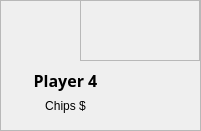
  <widget class="QFrame" name="P4">
   <property name="geometry">
    <rect>
     <x>950</x>
     <y>80</y>
     <width>201</width>
     <height>131</height>
    </rect>
   </property>
   <property name="frameShape">
    <enum>QFrame::StyledPanel</enum>
   </property>
   <property name="frameShadow">
    <enum>QFrame::Raised</enum>
   </property>
   <widget class="QLabel" name="NameP4">
    <property name="geometry">
     <rect>
      <x>30</x>
      <y>70</y>
      <width>71</width>
      <height>21</height>
     </rect>
    </property>
    <property name="font">
     <font>
      <family>Yu Gothic UI Semibold</family>
      <pointsize>12</pointsize>
      <bold>true</bold>
     </font>
    </property>
    <property name="styleSheet">
     <string notr="true">color: rgb(0, 0, 0);</string>
    </property>
    <property name="text">
     <string>Player 4</string>
    </property>
    <property name="alignment">
     <set>Qt::AlignCenter</set>
    </property>
   </widget>
   <widget class="QLabel" name="Player4">
    <property name="geometry">
     <rect>
      <x>0</x>
      <y>0</y>
      <width>131</width>
      <height>121</height>
     </rect>
    </property>
    <property name="text">
     <string/>
    </property>
    <property name="state" stdset="0">
     <string>P4off</string>
    </property>
   </widget>
   <widget class="QLabel" name="P4chips">
    <property name="geometry">
     <rect>
      <x>30</x>
      <y>90</y>
      <width>71</width>
      <height>31</height>
     </rect>
    </property>
    <property name="styleSheet">
     <string notr="true">color: rgb(0, 0, 0);</string>
    </property>
    <property name="text">
     <string>Chips $</string>
    </property>
    <property name="alignment">
     <set>Qt::AlignCenter</set>
    </property>
   </widget>
   <widget class="QFrame" name="balloonmsg4">
    <property name="geometry">
     <rect>
      <x>80</x>
      <y>0</y>
      <width>120</width>
      <height>61</height>
     </rect>
    </property>
    <property name="frameShape">
     <enum>QFrame::StyledPanel</enum>
    </property>
    <property name="frameShadow">
     <enum>QFrame::Raised</enum>
    </property>
    <property name="state" stdset="0">
     <string/>
    </property>
    <widget class="QLabel" name="msg4">
     <property name="geometry">
      <rect>
       <x>38</x>
       <y>10</y>
       <width>61</width>
       <height>31</height>
      </rect>
     </property>
     <property name="font">
      <font>
       <family>Yu Gothic UI Semibold</family>
       <pointsize>12</pointsize>
       <bold>true</bold>
      </font>
     </property>
     <property name="styleSheet">
      <string notr="true">color: rgb(0, 0, 0);</string>
     </property>
     <property name="text">
      <string/>
     </property>
    </widget>
   </widget>
   <zorder>Player4</zorder>
   <zorder>NameP4</zorder>
   <zorder>P4chips</zorder>
   <zorder>balloonmsg4</zorder>
  </widget>
